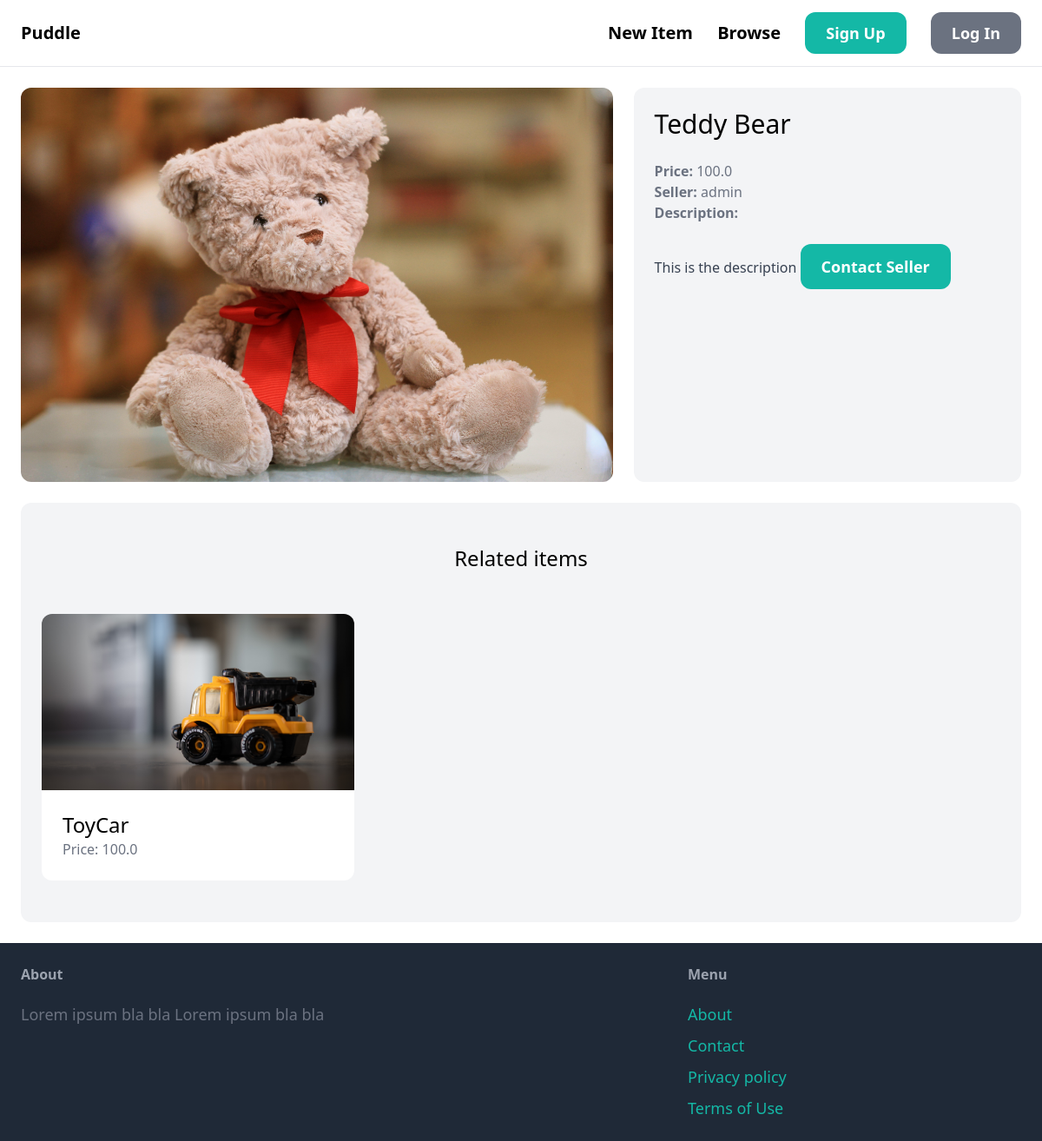
The app's page //items/1/ with its own data.
### item/models.py (models this page shows, shortened)
class Item(models.Model):
    category = models.ForeignKey(
        Category, related_name='items', on_delete=models.CASCADE)
    name = models.CharField(max_length=255)
    description = models.TextField(blank=True, null=True)
    price = models.FloatField()
    image = models.ImageField(upload_to='items_images', blank=True, null=True)
    is_sold = models.BooleanField(default=False)
    created_by = models.ForeignKey(
        User, related_name='items', on_delete=models.CASCADE)
    created_at = models.DateTimeField(auto_now_add=True)

### item/views.py (the view)
# urls.py: path('<int:pk>/', views.detail, name='detail'),
def detail(request, pk):
    item = get_object_or_404(Item, pk=pk)
    related_items = Item.objects.filter(
        category=item.category, is_sold=False).exclude(pk=pk)[0:3]
    return render(request, 'item/detail.html', {
        'item': item,
        'related_items': related_items,
    })

### item/templates/item/detail.html (shortened to what this page needs)
{% extends 'core/base.html' %}
{% block content %}
    <div class="grid grid-cols-5 gap-6">
        <div class="col-span-3">
            <img src="{{ item.image.url }}" class="rounded-xl">
        </div>
        <div class="col-span-2 p-6 bg-gray-100 rounded-xl">
            <h1 class="mb-6 text-3xl">{{ item.name }}</h1>
            <p class="text-gray-500"><strong>Price: </strong>{{ item.price }}</p>
            <p class="text-gray-500"><strong>Seller: </strong>{{ item.created_by.username }}</p>
            {% if item.description %}
                <p class="text-gray-700">
                    <strong class="text-gray-500">Description: </strong><br>
                    {{ item.description }}
            {% endif %}
            <a href="" class="inline-block mt-6 px-6 py-3 text-lg font-semibold bg-teal-500 text-white rounded-xl hover:bg-teal-700">Contact Seller</a>
            </p>
        </div>
    </div>
    <div class="mt-6 px-6 py-12 bg-gray-100 rounded-xl">
        <h2 class="mb-12 text-2xl text-center">Related items</h2>
        <div class="grid grid-cols-3 gap-3">
            {% for item in related_items %}
                <div>
                    <a href="{% url 'item:detail' item.id %}">
                        <div>
                            <img src="{{ item.image.url }}" class="rounded-t-xl">
                        </div>
                        <div class="p-6 bg-white rounded-b-xl">
                            <h2 class="text-2xl">{{ item.name }}</h2>
                            <p class="text-gray-500">Price: {{ item.price }}</p>
                        </div>
                    </a>
                </div>
            {% endfor %}
        </div>
    </div>
{% endblock  %}

### records on screen
Item: image (picture), name "Teddy Bear", price "100.0", created_by.username "admin", description "This is the description"
Item: image (picture), name "ToyCar", price "100.0"
